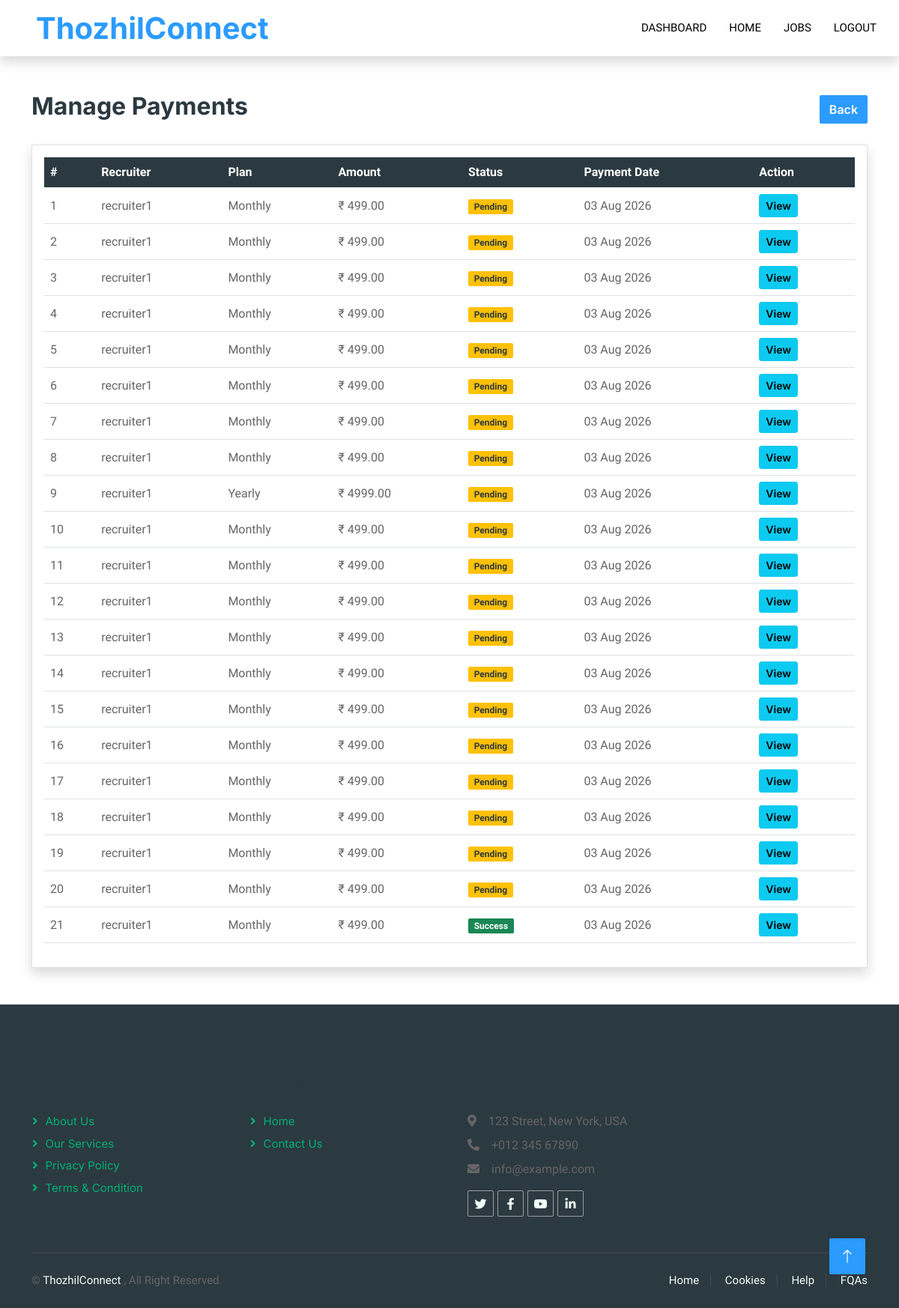
/adminpanel/payment (signed in), run on the app's committed database.
### payment/models.py (models this page shows, shortened)
class Payment(models.Model):
    PAYMENT_STATUS = (('pending','pending'),
                      ('success','success'),
                      ('failed','failed'))
    PLAN_CHOICE = (('monthly','Monthly'),
                   ('yearly','Yearly'))
    user = models.ForeignKey(CustomUser,on_delete=models.CASCADE)
    amount = models.DecimalField(max_digits=10,decimal_places=2)
    plan = models.CharField(max_length=20,choices=PLAN_CHOICE)
    razorpay_order_id = models.CharField(max_length=100,null=True,blank=True)
    razorpay_payment_id = models.CharField(max_length=100,blank=True,null= True)
    razorpay_signature = models.CharField(max_length=300,blank=True,null=True)
    status = models.CharField(max_length=20,choices=PAYMENT_STATUS,default='pending')
    created_at = models.DateTimeField(auto_now_add=True)

### account/models.py (models this page shows)
class CustomUser(AbstractUser):
    user_types = (
        ('candidate', 'Candidate'),
        ('recruiter', 'Recruiter'),
    )
    user_type = models.CharField(max_length=20,choices=user_types)

### adminpanel/views.py (the view)
# urls.py: path('payment',views.ManagePaymentView.as_view(),name="payments"),
class ManagePaymentView(View):
    def get(self,request):
        if not request.user.is_superuser:
            return redirect("home")
        payments = Payment.objects.all()
        context = {"payments":payments}
        return render(request,'adminpanel/payments.html',context)

### templates/adminpanel/payments.html (shortened to what this page needs)
{% extends 'base.html' %}
{% block content %}
<div class="container py-5">
    <div class="d-flex justify-content-between align-items-center mb-4">
        <h2>Manage Payments</h2>
        <a href="{% url 'adminpanel:admindashboard' %}"
           class="btn btn-secondary">
            Back
        </a>
    </div>
    <div class="card shadow">
        <div class="card-body">
            <table class="table table-hover align-middle">
                <thead class="table-dark">
                    <tr>
                        <th>#</th>
                        <th>Recruiter</th>
                        <th>Plan</th>
                        <th>Amount</th>
                        <th>Status</th>
                        <th>Payment Date</th>
                        <th>Action</th>
                    </tr>
                </thead>
                <tbody>
                    {% for payment in payments %}
                    <tr>
                        <td>
                            {{ forloop.counter }}
                        </td>
                        <td>
                            {{ payment.user.username }}
                        </td>
                        <td>
                            {{ payment.plan|title }}
                        </td>
                        <td>
                            ₹ {{ payment.amount }}
                        </td>
                        <td>
                            {% if payment.status == "success" %}
                                <span class="badge bg-success">
                                    Success
                                </span>
                            {% elif payment.status == "pending" %}
                                <span class="badge bg-warning text-dark">
                                    Pending
                                </span>
                            {% else %}
                                <span class="badge bg-danger">
                                    Failed
                                </span>
                            {% endif %}
                        </td>
                        <td>
                            {{ payment.created_at|date:"d M Y" }}
                        </td>
                        <td>
                            <a href="{% url 'adminpanel:payment_detail' payment.id %}"
                               class="btn btn-info btn-sm">
                                View
                            </a>
                        </td>
                    </tr>
                    {% endfor %}
                </tbody>
            </table>
        </div>
    </div>
</div>
{% endblock %}

### static/css/style.css (style rules this page uses)
:root { --primary: #2B9BFF; --secondary: #2B9BFF; --light: #EFFDF5; --dark: black; }
body { background-color: white; }
.btn { font-family: 'Inter', sans-serif; font-weight: 600; transition: .5s; }
.btn.btn-primary, .btn.btn-secondary { color: #FFFFFF; }

### data on the page
Payment: user.username "recruiter1", plan "Monthly", amount "499.00", status "Pending", created_at "03 Aug 2026"
Payment: user.username "recruiter1", plan "Monthly", amount "499.00", status "Pending", created_at "03 Aug 2026"
Payment: user.username "recruiter1", plan "Monthly", amount "499.00", status "Pending", created_at "03 Aug 2026"
Payment: user.username "recruiter1", plan "Monthly", amount "499.00", status "Pending", created_at "03 Aug 2026"
Payment: user.username "recruiter1", plan "Monthly", amount "499.00", status "Pending", created_at "03 Aug 2026"
Payment: user.username "recruiter1", plan "Monthly", amount "499.00", status "Pending", created_at "03 Aug 2026"
Payment: user.username "recruiter1", plan "Monthly", amount "499.00", status "Pending", created_at "03 Aug 2026"
Payment: user.username "recruiter1", plan "Monthly", amount "499.00", status "Pending", created_at "03 Aug 2026"
Payment: user.username "recruiter1", plan "Yearly", amount "4999.00", status "Pending", created_at "03 Aug 2026"
Payment: user.username "recruiter1", plan "Monthly", amount "499.00", status "Pending", created_at "03 Aug 2026"
Payment: user.username "recruiter1", plan "Monthly", amount "499.00", status "Pending", created_at "03 Aug 2026"
Payment: user.username "recruiter1", plan "Monthly", amount "499.00", status "Pending", created_at "03 Aug 2026"
Payment: user.username "recruiter1", plan "Monthly", amount "499.00", status "Pending", created_at "03 Aug 2026"
Payment: user.username "recruiter1", plan "Monthly", amount "499.00", status "Pending", created_at "03 Aug 2026"
Payment: user.username "recruiter1", plan "Monthly", amount "499.00", status "Pending", created_at "03 Aug 2026"
Payment: user.username "recruiter1", plan "Monthly", amount "499.00", status "Pending", created_at "03 Aug 2026"
Payment: user.username "recruiter1", plan "Monthly", amount "499.00", status "Pending", created_at "03 Aug 2026"
Payment: user.username "recruiter1", plan "Monthly", amount "499.00", status "Pending", created_at "03 Aug 2026"
Payment: user.username "recruiter1", plan "Monthly", amount "499.00", status "Pending", created_at "03 Aug 2026"
Payment: user.username "recruiter1", plan "Monthly", amount "499.00", status "Pending", created_at "03 Aug 2026"
Payment: user.username "recruiter1", plan "Monthly", amount "499.00", status "Success", created_at "03 Aug 2026"
